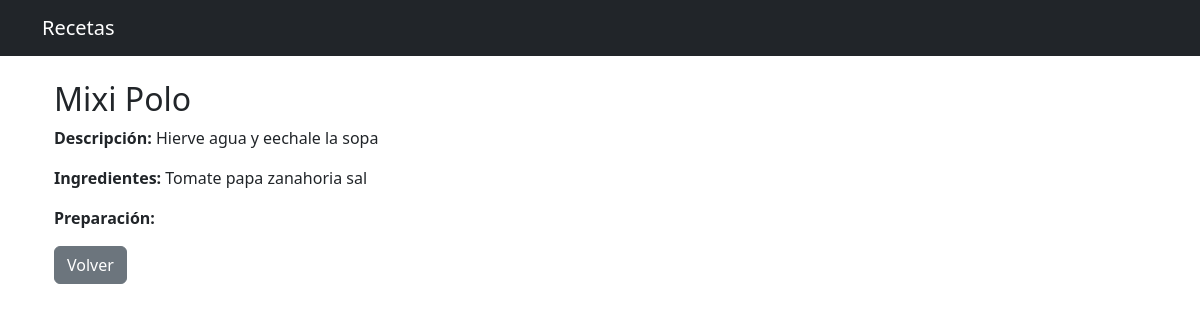
/receta/1/, run on the app's committed database.
### recetas/models.py (models this page shows, shortened)
class Receta(models.Model):
    CATEGORIAS = [
        ('sopa', 'Sopa'),
        ('carne', 'Carne'),
        ('ensalada', 'Ensalada'),
        ('postre', 'Postre'),
        ('bebida', 'Bebida'),
        ('otros', 'Otros'),
    ]
    DIFICULTADES = [
        ('fácil', 'Fácil'),
        ('media', 'Media'),
        ('difícil', 'Difícil'),
    ]
    nombre = models.CharField(max_length=200)
    categoria = models.CharField(
        max_length=50,
        choices=CATEGORIAS,
        default='otros'
    )
    origen = models.CharField(max_length=100, blank=True, null=True)
    ingredientes = models.TextField(
        help_text='Lista de ingredientes separados por coma'
    )
    descripcion = models.TextField(blank=True, null=True)
    tiempo_preparacion = models.IntegerField(
        help_text='Tiempo en minutos',
        default=0
    )
    dificultad = models.CharField(
        max_length=20,
        choices=DIFICULTADES,
        default='fácil'
    )
    creado_en = models.DateTimeField(auto_now_add=True)
    class Meta:
        verbose_name = "Receta"
        verbose_name_plural = "Recetas"

### recetas/views.py (the view)
# urls.py: path('receta/<int:pk>/', views.detalle, name='detalle'),
def detalle(request, pk):
    receta = get_object_or_404(Receta, pk=pk)
    return render(request, 'recetas/detalle.html', {'receta': receta})

### recetas/templates/recetas/detalle.html (shortened to what this page needs)
{% extends "recetas/base.html" %}
{% block content %}
<div class="container">
    <h2>{{ receta.nombre }}</h2>
    <p><strong>Descripción:</strong> {{ receta.descripcion }}</p>
    <p><strong>Ingredientes:</strong> {{ receta.ingredientes }}</p>
    <p><strong>Preparación:</strong> {{ receta.preparacion }}</p>
    <a href="/" class="btn btn-secondary">Volver</a>
</div>
{% endblock %}

### data on the page
Receta: nombre "Mixi Polo", descripcion "Hierve agua y eechale la sopa", ingredientes "Tomate papa zanahoria sal"
